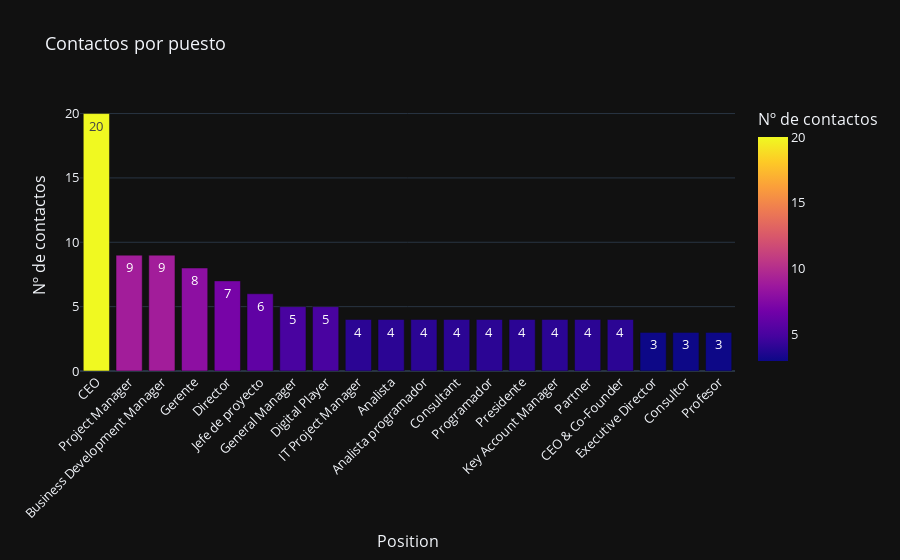

Notebook code cell kept with this figure:
### Markdown cell above
y ahora mostramos la información en gráficos. Primero el gráfico de barras

### Code cell
#creamos el gráfico de barras y lo mostramos
fig4 = px.bar(df_by_position[:20],
              x="Position", y="First Name", 
              labels={"First Name":"Nº de contactos"},
              template="plotly_dark", 
              text='First Name',
              hover_data=["Position", "First Name"], color="First Name",title="Contactos por puesto")

fig4.update_layout(xaxis_tickangle=-45, 
                  yaxis={'visible': True, 'showticklabels': True, 'showgrid': True},
                  font=dict(size=13),
                 )
fig4.show()

### Figure 1 — Plotly figure (JSON) as saved in the notebook; plotly's stock layout.template omitted (floating-point values rounded to 4 significant figures)
{"data": [{"alignmentgroup": "True", "hovertemplate": "Position=%{x}<br>Nº de contactos=%{marker.color}<extra></extra>", "legendgroup": "", "marker": {"color": [20, 9, 9, 8, 7, 6, 5, 5, 4, 4, 4, 4, 4, 4, 4, 4, 4, 3, 3, 3], "coloraxis": "coloraxis"}, "name": "", "offsetgroup": "", "orientation": "v", "showlegend": false, "text": [20, 9, 9, 8, 7, 6, 5, 5, 4, 4, 4, 4, 4, 4, 4, 4, 4, 3, 3, 3], "textposition": "auto", "type": "bar", "x": ["CEO", "Project Manager", "Business Development Manager", "Gerente", "Director", "Jefe de proyecto", "General Manager", "Digital Player", "IT Project Manager", "Analista", "Analista programador", "Consultant", "Programador", "Presidente", "Key Account Manager", "Partner", "CEO & Co-Founder", "Executive Director", "Consultor", "Profesor"], "xaxis": "x", "y": [20, 9, 9, 8, 7, 6, 5, 5, 4, 4, 4, 4, 4, 4, 4, 4, 4, 3, 3, 3], "yaxis": "y"}], "layout": {"barmode": "relative", "coloraxis": {"colorbar": {"title": {"text": "Nº de contactos"}}, "colorscale": [[0, "#0d0887"], [0.1111, "#46039f"], [0.2222, "#7201a8"], [0.3333, "#9c179e"], [0.4444, "#bd3786"], [0.5556, "#d8576b"], [0.6667, "#ed7953"], [0.7778, "#fb9f3a"], [0.8889, "#fdca26"], [1, "#f0f921"]]}, "font": {"size": 13}, "legend": {"tracegroupgap": 0}, "title": {"text": "Contactos por puesto"}, "xaxis": {"anchor": "y", "domain": [0, 1], "tickangle": -45, "title": {"text": "Position"}}, "yaxis": {"anchor": "x", "domain": [0, 1], "showgrid": true, "showticklabels": true, "title": {"text": "Nº de contactos"}, "visible": true}}}
